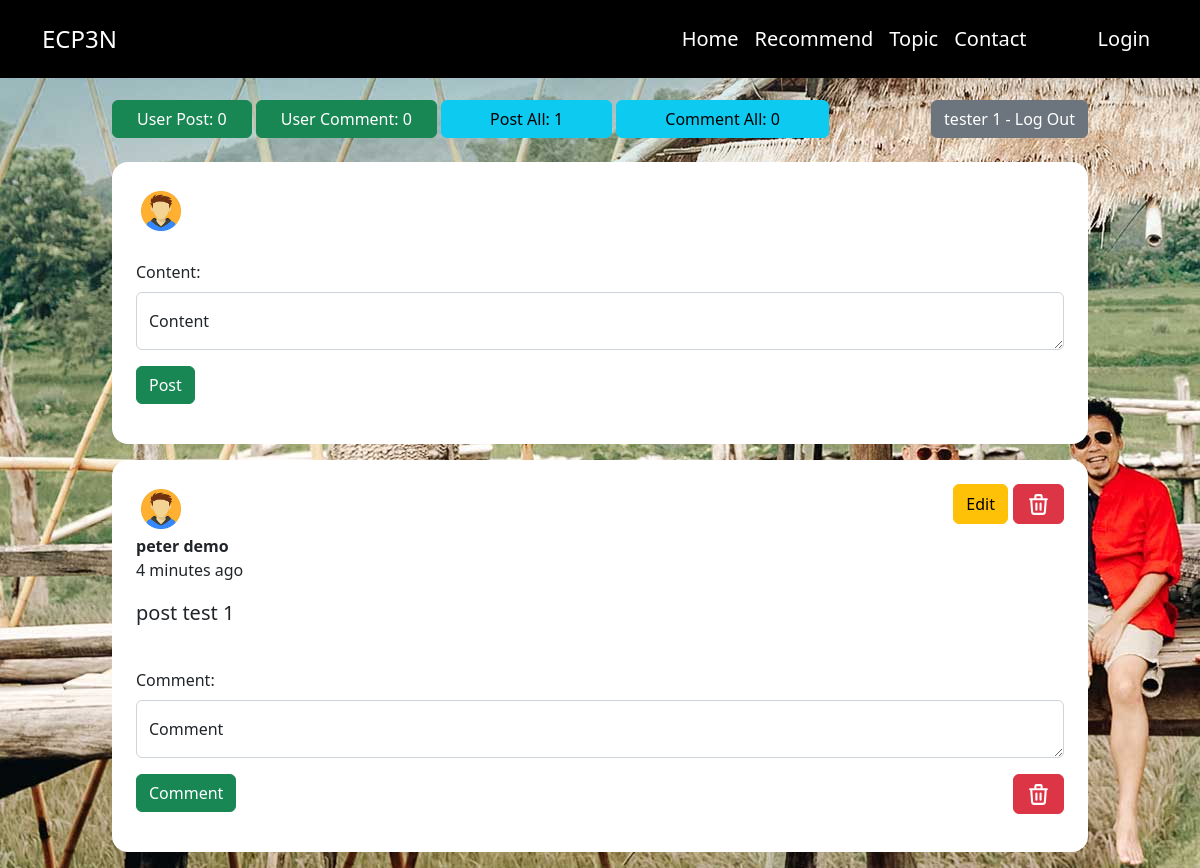
/topic.php (signed in), run on the app's committed database.
### tables this page shows
CREATE TABLE `user` (
  `user_id` int(11) NOT NULL,
  `username` varchar(200) NOT NULL,
  `password` varchar(200) NOT NULL,
  `firstname` varchar(200) NOT NULL,
  `lastname` varchar(200) NOT NULL
);

CREATE TABLE `post` (
  `post_id` int(11) NOT NULL,
  `user_id` int(11) NOT NULL,
  `content` varchar(500) NOT NULL,
  `date_created` varchar(500) NOT NULL
);

### components/session.php (called while the page is built, shortened)
<?php
$user_id=$_SESSION['id'];
$member_query = mysqli_query($conn,"select * from user where user_id = '$user_id'")or die(mysqli_error());
$member_row = mysqli_fetch_array($member_query);
?>

### components/count_content.php (called while the page is built)
<?php
include "./dbconn.php";
$sql1 = "SELECT * FROM post ORDER BY content DESC";
$sql2 = "SELECT * FROM comment ORDER BY content DESC";
$sql3 = "SELECT * FROM post where user_id = '$user_id' ORDER BY content DESC";
$sql4 = "SELECT * FROM comment where user_id = '$user_id' ORDER BY content DESC";
$result1 = mysqli_query($conn,$sql1);
$countpost = $result1->num_rows;
$result2 = mysqli_query($conn,$sql2);
$countcomment = $result2->num_rows;
$result3 = mysqli_query($conn,$sql3);
$countpost_user = $result3->num_rows;
$result4 = mysqli_query($conn,$sql4);
$countcomment_user = $result4->num_rows;
?>

### topic.php (the view, shortened to what this page needs)
<?php include('dbconn.php'); ?>
<?php include('./components/session.php'); ?>
<?php include('./components/comment.php'); ?>
<?php include "./components/count_content.php"; ?>
<!DOCTYPE html>
<html>
<head>
    <link rel="stylesheet" href="https://cdn.jsdelivr.net/npm/bootstrap@5.2.3/dist/css/bootstrap.min.css">
</head>
<body>
    <nav class="navbar fixed-top navbar-expand-lg navbar-dark p-md-3" style="background-color: #000;">
        <div class="container">
            <a class="navbar-brand fs-4" href="#">ECP3N</a>
            <div class="collapse navbar-collapse" id="navbarNav">
                <ul class="navbar-nav">
                    <li class="nav-item">
                        <a class="nav-link text-white fs-5" href="./home.php">Home</a>
                    </li>
                    <li class="nav-item">
                        <a class="nav-link text-white fs-5" href="./home.php #recommend">Recommend</a>
                    </li>
                    <li class="nav-item">
                        <a class="nav-link text-white fs-5" href="./topic.php">Topic</a>
                    </li>
                    <li class="nav-item">
                        <a class="nav-link text-white fs-5" href="./home.php #contact">Contact</a>
                    </li>
                    <li class="nav-item" style="margin-left: 55px">
                        <a class="nav-link text-white fs-5" href="login-register.php">Login</a>
                    </li>
                </ul>
            </div>
        </div>
    </nav>
    <div class="container " style="margin-top: 100px; width: 1000px;">
        <div style="display: flex; justify-content: space-between;" class="mb-4">
            <div>
                <button type="button" class="btn btn-success px-4">
                    User Post: <?php echo $countpost_user; ?>
                </button>
                <button type="button" class="btn btn-success px-4">
                    User Comment: <?php echo $countcomment_user; ?>
                </button>
                <button type="button" class="btn btn-info px-5">
                    Post All: <?php echo $countpost; ?>
                </button>
                <button type="button" class="btn btn-info px-5">
                    Comment All: <?php echo $countcomment; ?>
                </button>
            </div>
            <?php
            if (isset($_SESSION['id'])) { ?>
                <a href="./logout.php" style="">
                    <button type="button" class="btn btn-secondary">
                        <?php echo $member_row['firstname'] . " " . $member_row['lastname']; ?> - Log Out
                    </button>
                </a>
            <?php
            }
            ?>
        </div>
        <?php
        if (isset($_SESSION['id'])) {
        ?>
            <section class="container p-4 bg-white rounded-4 mb-3 " style="background-color: #d9d9d9;">
                <div>
                    <img src="./styles/image/avatar.jpg" class="rounded-circle" alt="User Profile Picture" style="width: 50px;">
                </div>
                <form method="post">
                    <label for="inputEmail4" class="form-label mt-4">Content:</label>
                    <div class="form-floating ">
                        <textarea name="post_content" class="form-control" placeholder="Leave a comment here" id="floatingTextarea"></textarea>
                        <label for="floatingTextarea">Content</label>
                        <button name="post" class="btn btn-success mt-3 mb-3">Post</button>
                    </div>
                </form>
            </section>
        <?php
        }
        ?>
        <?php
        $query = mysqli_query($conn, "SELECT *,UNIX_TIMESTAMP() - date_created AS TimeSpent from post LEFT JOIN user on user.user_id = post.user_id order by post_id DESC") or die(mysqli_error());
        while ($post_row = mysqli_fetch_array($query)) {
            $id = $post_row['post_id'];
            $posted_by = $post_row['firstname'] . " " . $post_row['lastname'];
            $content = $post_row['content'];
        ?>
            <section class="container p-4 bg-white rounded-4 mb-3">
                <div style="float: right; display: flex;">
                    <?php
                    if (isset($_SESSION['id'])) {
                    ?>
                        <button type="button" class="btn btn-warning" data-bs-toggle="modal" data-bs-target="#myModal" style="margin-right: 5px;">
                            Edit
                        </button>
                        <a style="text-decoration:none; float:right;" href="deletepost.php<?php echo '?id=' . $id; ?>">
                            <button type="button" class="btn btn-danger">
                            </button>
                        </a>
                    <?php
                    }
                    ?>
                </div>
                <div class="rounded-circle ">
                    <img src="./styles/image/avatar.jpg" class="rounded-circle" alt="User Profile Picture" style="width: 50px;">
                    <div class="user-info">
                        <strong>
                            <?php echo $posted_by; ?>
                        </strong>
                        <p>
                            <?php
                            $days = floor($post_row['TimeSpent'] / (60 * 60 * 24));
                            $remainder = $post_row['TimeSpent'] % (60 * 60 * 24);
                            $hours = floor($remainder / (60 * 60));
                            $remainder = $remainder % (60 * 60);
                            $minutes = floor($remainder / 60);
                            if ($days > 0)
                                echo date('F d, Y - H:i:sa', $post_row['date_created']);
                            elseif ($days == 0 && $hours == 0 && $minutes == 0)
                                echo "A few seconds ago";
                            elseif ($days == 0 && $hours == 0)
                                echo $minutes . ' minutes ago';
                            ?>
                        </p>
                    </div>
                </div>
                <p class="fs-5">
                    <?php
                    echo $content;
                    ?>
                </p>
                <form method="post">
                    <?php
                    if (isset($_SESSION['id'])) {
                    ?>
                        <label for="inputEmail4" class="form-label mt-4">Comment:</label>
                        <div class="form-floating">
                            <textarea name="comment_content" class="form-control" placeholder="Leave a comment here" id="floatingTextarea"></textarea>
                            <label for="floatingTextarea">Comment</label>
                            <button name="comment" type="submit" class="btn btn-success mt-3 mb-3">Comment</button>
                            <a class="mt-3" style="text-decoration:none; float:right;" href="deletecomment.php<?php echo '?id=' . $id; ?>">
                                <button type="button" class="btn btn-danger">
                                </button>
                            </a>
                        </div>
                    <?php
                    }
                    ?>
                        <?php
                        include "./components/view_comment.php";
                        ?>
                </form>
            </section>
        <?php
        }
        ?>
</body>
</html>

### topic.php (style rules this page uses)
body { background-color: #d9d9d9; background-image: url("./styles//image//image-bg-topic.jpg"); background-repeat: no-repeat; background-attachment: fixed; }

### data on the page
user: firstname "tester", lastname "1"
post: user.lastname "peter demo", minutes "4", content "post test 1"

### other printed values
$countpost_user "0"
$countcomment_user "0"
$countpost "1"
$countcomment "0"
